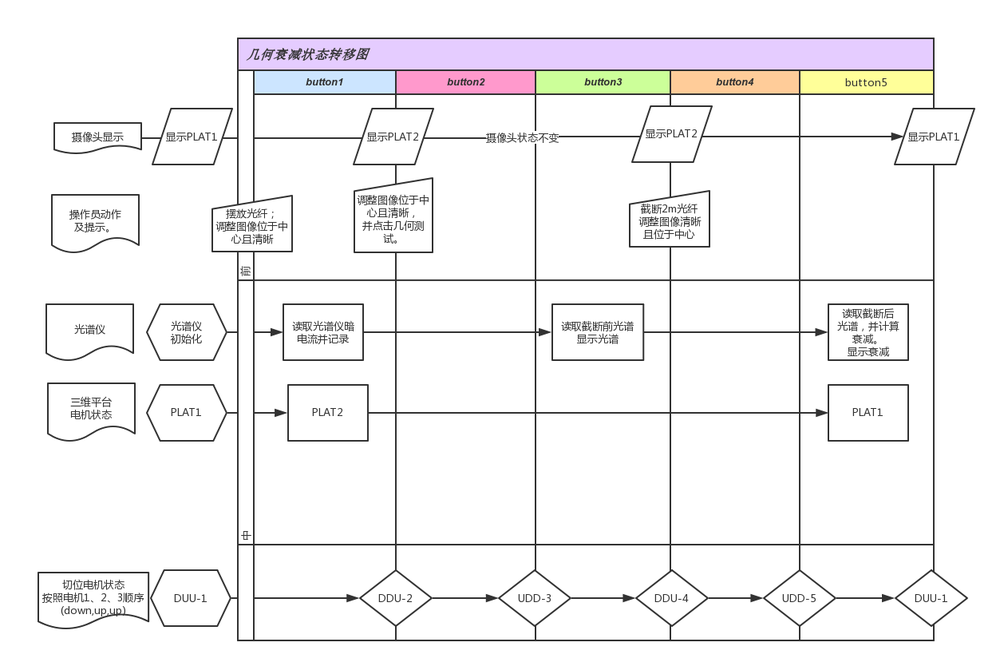
#> input picture setting/md/switch.png, 1000 x 666 px, shrunk from 1253 x 834 before the run; its folder holds only this picture in this run
$ python -i sharp.py   (imports and definitions only)
#> lines starting #> are read from the running program, lines starting #| are printed output that depends on the picture
#!/usr/bin/python
# from __future__ import division
import cv2
import numpy as np
import pdb
import time
import matplotlib.pyplot as plt


class IsSharp(object):
    """docstring for IsSharp"""
    def __init__(self,file):
#> called with file = '../setting/md/switch.png'
        super(IsSharp, self).__init__()
        # self.arg = arg
        self.img = cv2.imread(file)
#> self.img is the input picture: shape (666, 1000, 3); mean B, G, R 242.9, 242.1, 243.2


    def isSharp(self):
        #better than isSharpCanny
        time0 = time.time()
        img = self.img
        img = cv2.cvtColor(img, cv2.COLOR_RGB2GRAY)
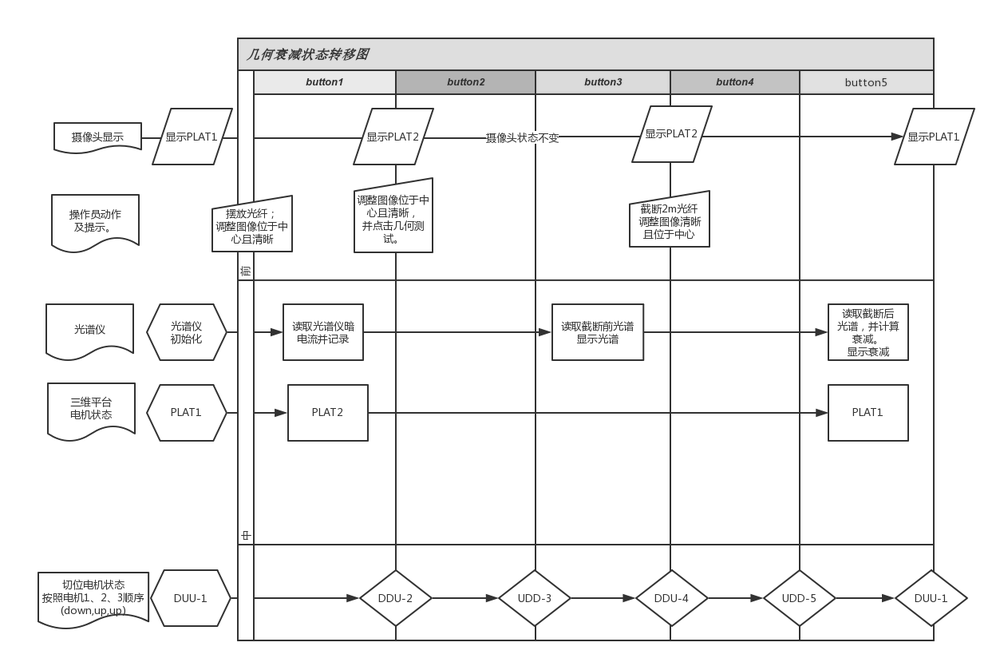
#> img: shape (666, 1000); min 0, max 255, mean 242.5
        # pdb.set_trace()
        midsize = self._midSize(sizecoup = img.shape)
#> midsize = (133, 532, 200, 800)
        img = img[midsize[0]:midsize[1],midsize[2]:midsize[3]]
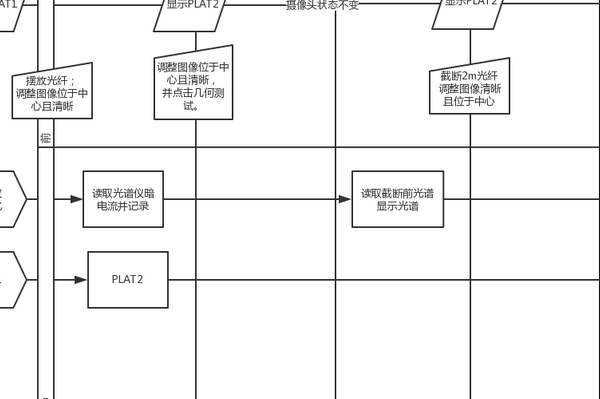
#> img: shape (399, 600); min 0, max 255, mean 243.5
        # img = cv2.GaussianBlur(img,(5, 5 ),0)
        kernel = cv2.getStructuringElement(cv2.MORPH_RECT,(3, 3))
        erode = cv2.erode(img,kernel)
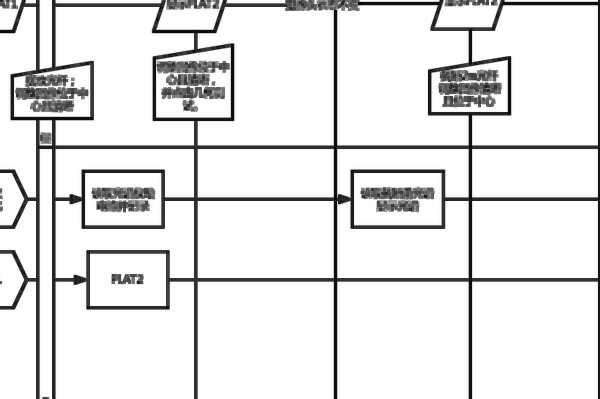
#> erode: shape (399, 600); min 0, max 255, mean 228.8
        dilate = cv2.dilate(img,kernel)
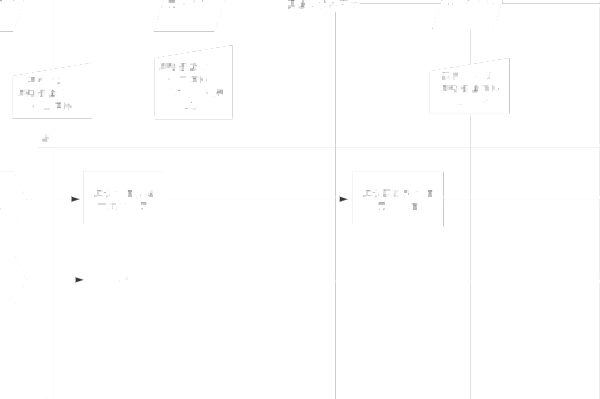
#> dilate: shape (399, 600); min 53, max 255, mean 254.4
        img = cv2.absdiff(dilate,erode)
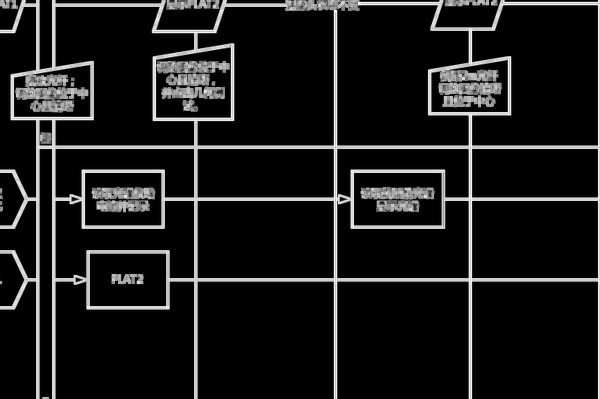
#> img: shape (399, 600); min 0, max 255, mean 25.5
        # [5 lines of commented-out code are left out]
        sumGrad2 = (img**2).sum()
#> sumGrad2 = 4750774
        normalizationSharp = sumGrad2*1000//img.size
#> normalizationSharp = 19844
        timeEnd = time.time()-time0
        print('work time ',timeEnd)
        print('result:',sumGrad2,'norm:',normalizationSharp//10.0)
#| result: 4750774 norm: 1984.0
        # cv2.imshow("adaptiveThreshold",img)
        # cv2.waitKey(0)
        return round(normalizationSharp/1000.0,2)

    # [30 lines left out: function isSharpCanny, not called in this run]


    def _midSize(self,sizecoup = (100,100), rato = 0.2):
        # size0 = sizecoup[]
        x00 = int(sizecoup[0]*rato)
        x01 = int(sizecoup[0]*(1-rato))
        x10 = int(sizecoup[1]*(rato))
        x11 = int(sizecoup[1]*(1-rato))
        # pdb.set_trace()
        return (x00, x01, x10 ,x11)

class IsSharpRuntime(object):
    """docstring for IsSharpRuntime"""
    def __init__(self, ):
        super(IsSharpRuntime, self).__init__()
        # self.arg = arg

    # [45 lines left out: functions isSharp, isSharpCanny, _midSize, not called in this run]


import sys
import os
# [10 lines not run here, left out]
        # find

>>> result = IsSharp('../setting/md/switch.png').isSharp()
#> result = 19.84
